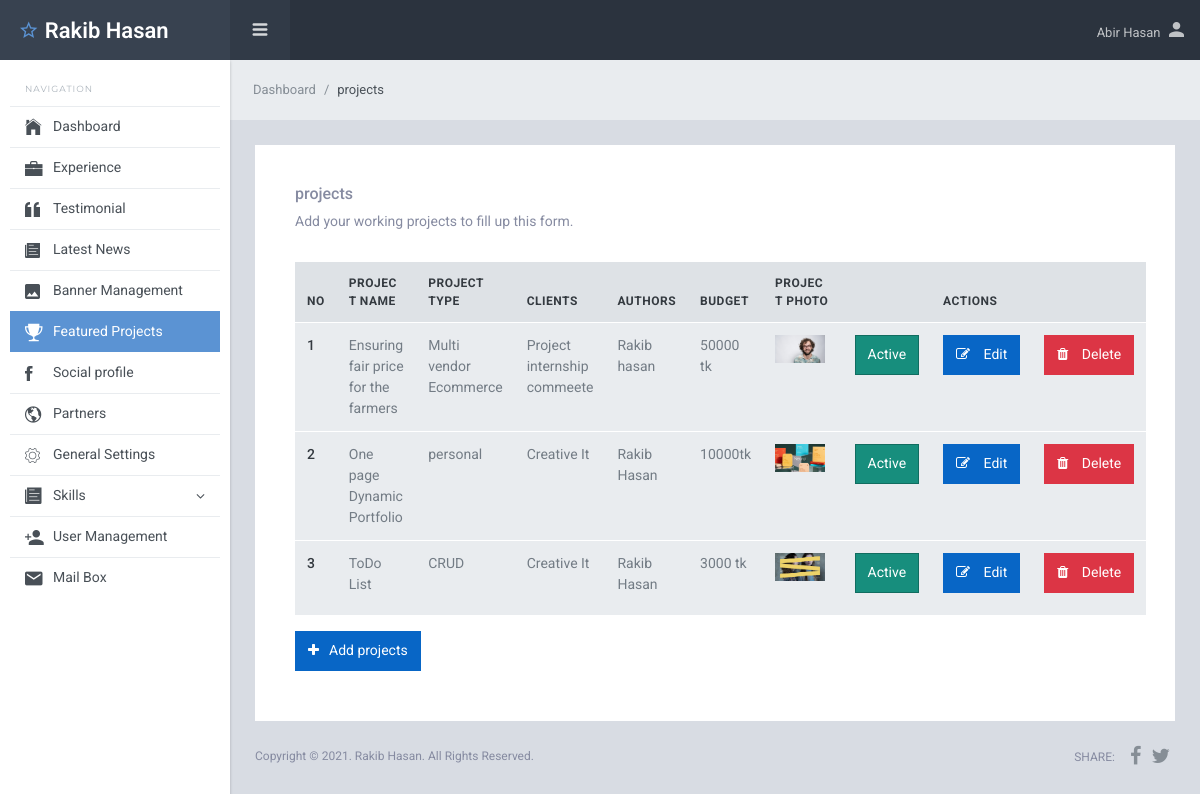
/admin/projects.php (signed in), run on the app's committed database.
### tables this page shows
CREATE TABLE `projects` (
  `id` int(11) NOT NULL,
  `project_name` varchar(50) NOT NULL,
  `project_type` varchar(50) NOT NULL,
  `clients` varchar(70) NOT NULL,
  `authors` varchar(70) NOT NULL,
  `budget` varchar(10) NOT NULL,
  `starting_date` date NOT NULL,
  `completation_date` date NOT NULL,
  `project_image` varchar(70) NOT NULL,
  `status` int(1) NOT NULL DEFAULT 1
);

### admin/inc/functions.inc.php (called while the page is built, shortened)
<?php
function db_connect()
{
    return $con = mysqli_connect("localhost", "root", "", "portfolio");
}
function select_all($table_name, $conditions = "")
{
    $select_query = mysqli_query(db_connect(), "SELECT * FROM $table_name $conditions");
    return $select_query;
}

### admin/projects.php (the view, shortened to what this page needs)
<?php
$projects = "";
require_once('top.inc.php');
?>
<div class="sl-mainpanel">
    <nav class="breadcrumb sl-breadcrumb">
        <a class="breadcrumb-item" href="index.php">Dashboard</a>
        <span class="breadcrumb-item active">projects</span>
    </nav>
    <div class="sl-pagebody">
        <div class="card pd-20 pd-sm-40">
            <h6 class="card-body-intro">projects</h6>
            <p class="mg-b-20 mg-sm-b-30">Add your working projects to fill up this form.</p>
            <div class="form-layout">
                <?php
                $row = mysqli_num_rows(select_all("projects", ""));
                if ($row < 1) {
                    echo "<h6 class='text-danger text-center'>* No projects added yet *</h6>";
                } else {
                ?>
                    <table class="table table-hover ">
                        <thead>
                            <tr>
                                <th scope="col">No</th>
                                <th scope="col">Project Name</th>
                                <th scope="col">Project Type</th>
                                <th scope="col">Clients</th>
                                <th scope="col">Authors</th>
                                <th scope="col">Budget</th>
                                <th scope="col">Project Photo</th>
                                <th width="10%" scope="col"></th>
                                <th width="10%" scope="col">Actions</th>
                                <th width="10%" scope="col"></th>
                            </tr>
                        </thead>
                        <tbody>
                            <?php
                            $i = 0;
                            foreach (select_all("projects", "") as $projects) :
                            ?>
                                <tr>
                                    <th scope="row"><?= ++$i ?></th>
                                    <td><?= $projects['project_name'] ?></td>
                                    <td><?= $projects['project_type'] ?></td>
                                    <td><?= $projects['clients'] ?></td>
                                    <td><?= $projects['authors'] ?></td>
                                    <td><?= $projects['budget'] ?></td>
                                    <td><img src="../img/projects/<?= $projects['project_image'] ?>" width="50"> </td>
                                    <td scope="col">
                                        <a class="text-white" href="submit_projects.php?id=<?= $projects['id'] ?>&task=update_status">
                                            <button class="btn <?= ($projects['status'] == 1) ? 'btn-teal active' : 'btn-warning' ?>  btn-block mg-b-10"><?= ($projects['status'] == 1) ? 'Active' : 'Deactive' ?></button>
                                        </a>
                                    </td>
                                    <td scope="col">
                                        <a class="text-white" href="manage_projects.php?id=<?= $projects['id'] ?>&task=edit">
                                            <button class="btn btn-primary btn-block mg-b-10"><i class="fa fa-edit mg-r-10"></i> Edit
                                            </button>
                                        </a>
                                    </td>
                                    <td scope="col">
                                        <button value="submit_projects.php?id=<?= $projects['id'] ?>&task=delete" class="btn btn-danger delete_row btn-block mg-b-10"> <i class="fa fa-trash mg-r-10"></i> Delete</button>
                                    </td>
                                </tr>
                            <?php endforeach; ?>
                        </tbody>
                    </table>
                <?php } ?>
                <a href="manage_projects.php">
                    <button class="btn btn-primary mg-b-10"><i class="fa fa-plus mg-r-10"></i>Add projects</button>
                </a>
            </div>
        </div>
    </div>
    <?php
    require_once "footer.inc.php";
    ?>

### admin/top.inc.php (shortened to what this page needs)
<?php
require_once("inc/functions.inc.php");
?>
<!DOCTYPE html>
<html lang="en">
<head>
    <link href="lib/font-awesome/css/font-awesome.css" rel="stylesheet">
    <link href="lib/Ionicons/css/ionicons.css" rel="stylesheet">
    <link href="lib/perfect-scrollbar/css/perfect-scrollbar.css" rel="stylesheet">
    <link href="lib/rickshaw/rickshaw.min.css" rel="stylesheet">
    <link rel="stylesheet" href="css/starlight.css">
</head>
<body>
    <div class="sl-logo"><a href=""><i class="icon ion-android-star-outline"></i> Rakib Hasan</a></div>
    <div class="sl-sideleft">
        <label class="sidebar-label">Navigation</label>
        <div class="sl-sideleft-menu">
            <a href="index.php" class="sl-menu-link <?= (isset($dashboard)) ? "active" : "" ?>">
                <div class="sl-menu-item">
                    <i class="menu-item-icon icon ion-ios-home tx-22"></i>
                    <span class="menu-item-label">Dashboard</span>
                </div>
            </a>
            <a href="experiance.php" class="sl-menu-link <?= (isset($experiance)) ? "active" : "" ?>">
                <div class="sl-menu-item">
                    <i class="menu-item-icon icon ion-briefcase tx-20"></i>
                    <span class="menu-item-label">Experience</span>
                </div>
            </a>
            <a href="testimonial.php" class="sl-menu-link <?= (isset($testimonial)) ? "active" : "" ?>">
                <div class="sl-menu-item">
                    <i class="menu-item-icon icon ion-quote tx-20"></i>
                    <span class="menu-item-label">Testimonial</span>
                </div>
            </a>
            <a href="latest_news.php" class="sl-menu-link <?= (isset($latest_news)) ? "active" : "" ?>">
                <div class="sl-menu-item">
                    <i class="menu-item-icon icon ion-ios-paper  tx-20"></i>
                    <span class="menu-item-label">Latest News</span>
                </div>
            </a>
            <a href="banner.php" class="sl-menu-link <?= (isset($banner)) ? "active" : "" ?>">
                <div class="sl-menu-item">
                    <i class="menu-item-icon icon ion-android-image  tx-20"></i>
                    <span class="menu-item-label">Banner Management</span>
                </div>
            </a>
            <a href="projects.php" class="sl-menu-link <?= (isset($projects)) ? "active" : "" ?>">
                <div class="sl-menu-item">
                    <i class="menu-item-icon icon ion-trophy  tx-20"></i>
                    <span class="menu-item-label">Featured Projects</span>
                </div>
            </a>
            <a href="social.php" class="sl-menu-link <?= (isset($social)) ? "active" : "" ?>">
                <div class="sl-menu-item">
                    <i class="menu-item-icon icon ion-social-facebook  tx-20"></i>
                    <span class="menu-item-label">Social profile</span>
                </div>
            </a>
            <a href="partners.php" class="sl-menu-link <?= (isset($partners)) ? "active" : "" ?>">
                <div class="sl-menu-item">
                    <i class="menu-item-icon icon ion-android-globe tx-20"></i>
                    <span class="menu-item-label">Partners</span>
                </div>
            </a>
            <a href="general_settings.php" class="sl-menu-link <?= (isset($general_settings)) ? "active" : "" ?>">
                <div class="sl-menu-item">
                    <i class="menu-item-icon icon ion-ios-gear-outline tx-20"></i>
                    <span class="menu-item-label">General Settings</span>
                </div>
            </a>
            <a href="#" class="sl-menu-link <?= (isset($skill)) ? "active" : "" ?>">
                <div class="sl-menu-item">
                    <i class="menu-item-icon icon ion-ios-paper tx-22"></i>
                    <span class="menu-item-label">Skills</span>
                    <i class="menu-item-arrow fa fa-angle-down"></i>
                </div>
            </a>
            <a href="user_list.php" class="sl-menu-link <?= (isset($usermanagement)) ? "active" : "" ?>">
                <div class="sl-menu-item">
                    <i class="menu-item-icon icon ion-android-person-add tx-20"></i>
                    <span class="menu-item-label">User Management</span>
                </div>
            </a>
            <a href="user_list.php" class="sl-menu-link <?= (isset($usermanagement)) ? "active" : "" ?>">
                <div class="sl-menu-item">
                    <i class="menu-item-icon icon ion-android-mail tx-20"></i>
                    <span class="menu-item-label">Mail Box</span>
                </div>
            </a>
        </div>
        <br>
    </div>
    <div class="sl-header">
        <div class="sl-header-left">
            <div class="navicon-left hidden-md-down"><a id="btnLeftMenu" href=""><i class="icon ion-navicon-round"></i></a></div>
        </div>
        <div class="sl-header-right">
            <nav class="nav">
                <div class="dropdown">
                    <a href="" class="nav-link nav-link-profile" data-toggle="dropdown">
                        <span class="logged-name"><?= $_SESSION['ADMIN_NAME'] ?></span>
                        <i class="icon ion-android-person tx-20"></i>
                    </a>
                </div>
            </nav>
        </div>
    </div>

### admin/footer.inc.php (shortened to what this page needs)
<footer class="sl-footer">
    <div class="footer-left">
        <div class="mg-b-2">Copyright &copy; <?= date('Y') ?>. Rakib Hasan. All Rights Reserved.</div>
    </div>
    <div class="footer-right d-flex align-items-center">
        <span class="tx-uppercase mg-r-10">Share:</span>
        <a target="_blank" class="pd-x-5" href="https://www.facebook.com/sharer/sharer.php?u=http%3A//themepixels.me/starlight"><i class="fa fa-facebook tx-20"></i></a>
        <a target="_blank" class="pd-x-5" href="https://twitter.com/home?status=Starlight,%20your%20best%20choice%20for%20premium%20quality%20admin%20template%20from%20Bootstrap.%20Get%20it%20now%20at%20http%3A//themepixels.me/starlight"><i class="fa fa-twitter tx-20"></i></a>
    </div>
</footer>
</div>
</body>
</html>

### data on the page
projects: project_name "Ensuring fair price for the farmers", project_type "Multi vendor Ecommerce", clients "Project internship commeete", authors "Rakib hasan", budget "50000 tk", project_image (picture), status "Active"
projects: project_name "One page Dynamic Portfolio", project_type "personal", clients "Creative It", authors "Rakib Hasan", budget "10000tk", project_image (picture), status "Active"
projects: project_name "ToDo List", project_type "CRUD", clients "Creative It", authors "Rakib Hasan", budget "3000 tk", project_image (picture), status "Active"

### other printed values
$_SESSION['ADMIN_NAME'] "Abir Hasan"
